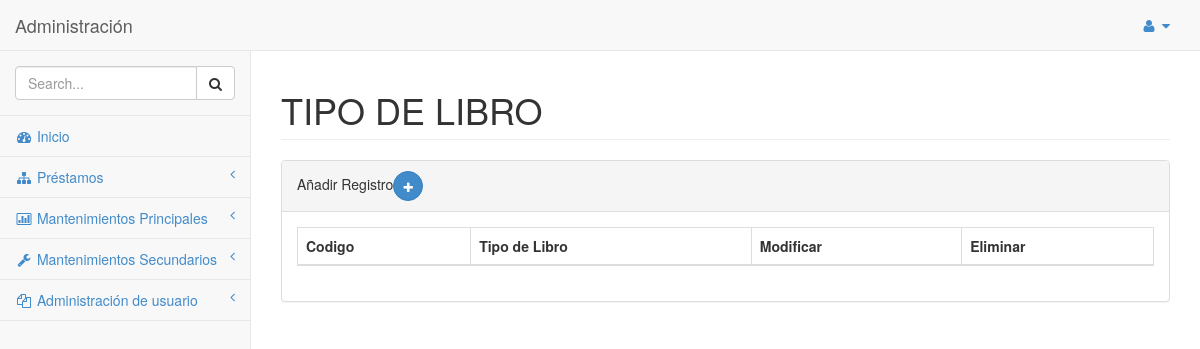
The page /SYSTEM/library_system/mantenimientos/secundarios/tipo_libro.php (signed in) on the database as committed earlier.
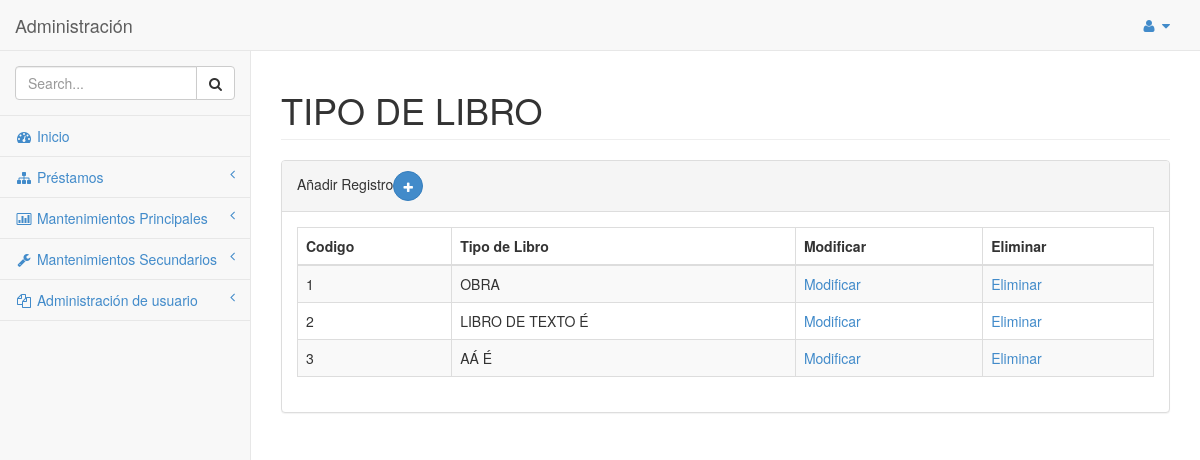
The same page on the database as committed later.
### tables this page shows
CREATE TABLE `tipo_libro` (
  `ID_TIPO_LIBRO` int(11) NOT NULL,
  `NOMBRE_TIPO_LIBRO` varchar(30) DEFAULT NULL
);

### SYSTEM/library_system/clases/conexion/clDML.php (called while the page is built, shortened)
<?php
class clDML
{
    public function conectar($hostname, $username,$password, $database){
        $mysqli = new mysqli($hostname, $username,$password, $database);
        if ($mysqli -> connect_errno) {
        die( "Fallo la conexión a MySQL: (" . $mysqli -> mysqli_connect_errno()
        . ") " . $mysqli -> mysqli_connect_error());
        return $mysqli;
        }
        else{
            return $mysqli;
        }
    }
    public function get_list($query)
    {
        $connection = $this->conectar(DB_HOST,DB_USER,DB_PASS,DB_NAME,DB_CHARSET);
        $result = $connection->query($query);
        if($result){
            $users = $result->fetch_all(MYSQLI_ASSOC);
        }else{
            $users = [];
        }
        return $users;
    }
}
?>

### SYSTEM/library_system/clases/conexion/mto_tipo_libro.php (called while the page is built, shortened)
<?php
require_once "clDML.php";
class mto_tipo_libro extends clDML
{
    public function get_tipo()
    {
        $query = "SELECT ID_TIPO_LIBRO,NOMBRE_TIPO_LIBRO FROM tipo_libro ";
        $conn = new clDML();
        $users = $conn->get_list($query);
        return $users;
    }
}
?>

### SYSTEM/library_system/mantenimientos/secundarios/tipo_libro.php (the view, shortened to what the changed rows need)
<?php
require_once "../../clases/conexion/mto_tipo_libro.php";
$clMto_Tipo_Libro = new mto_tipo_libro();
?>
<!DOCTYPE html>
<html>
<head>
    <link href="../../css/bootstrap.min.css" rel="stylesheet">
    <link href="../../font-awesome/css/font-awesome.css" rel="stylesheet">
    <link href="../../css/plugins/morris/morris-0.4.3.min.css" rel="stylesheet">
    <link href="../../css/plugins/timeline/timeline.css" rel="stylesheet">
    <link href="../../css/sb-admin.css" rel="stylesheet">
</head>
<body>
    <div id="wrapper">
        <div id="page-wrapper">
            <div class="row">
                <div class="col-lg-12">
                    <h1 class="page-header">TIPO DE LIBRO</h1>
                </div>
            </div>
            <div class="row">
                <div class="col-lg-12">
                    <div class="panel panel-default">
                        <div class="panel-body">
                            <div class="table-responsive">
                                <table class="table table-striped table-bordered table-hover" id="dataTables-example">
                                     <thead>
                                        <tr>
                                            <th>Codigo</th>
                                            <th>Tipo de Libro</th>
                                            <th>Modificar</th>
                                            <th>Eliminar</th>
                                        </tr>
                                    </thead>
                                     <?php
                                        $a_users = $clMto_Tipo_Libro->get_tipo();
                                        foreach ($a_users as $row): ?>
                                            <tr>
                                                <td><?php echo $row['ID_TIPO_LIBRO']; ?></td>
                                                <td><?php echo $row['NOMBRE_TIPO_LIBRO']; ?></td>
                                                <td><a href="tipo_libro_ingresar.php?codigo=<?php echo $row['ID_TIPO_LIBRO']; ?>">Modificar</a></td>
                                                <td><a href="tipo_libro_ingresar.php?codigo=<?php echo $row['ID_TIPO_LIBRO']; ?>">Eliminar</a></td>
                                            </tr>
                                    <?php endforeach ?>
                                </table>
                            </div>
                        </div>
                    </div>
                </div>
            </div>
        </div>
    </div>
</body>
</html>

Rows that differ between the two databases and show on the page:
added tipo_libro: ID_TIPO_LIBRO "1", NOMBRE_TIPO_LIBRO "OBRA"
added tipo_libro: ID_TIPO_LIBRO "2", NOMBRE_TIPO_LIBRO "LIBRO DE TEXTO É"
added tipo_libro: ID_TIPO_LIBRO "3", NOMBRE_TIPO_LIBRO "AÁ É"
